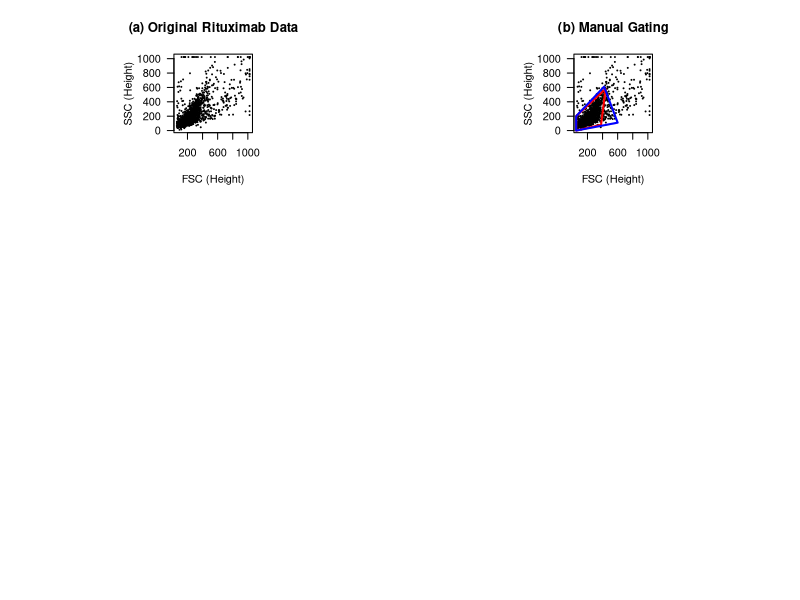

The R script that drew this image: (Note: this script raises an error after producing the figure.)
####----------------------------- Introduction -----------------------------####

  # Load all files in functions directory
  sapply(list.files(path = 'functions', full.names = TRUE), source)
  
  # Load the Rituximab Data
  rit <- read.csv(file = 'data/rituximab/rituximab.csv')

  # Set up the layout matrix for the graphics
  par(pty = "s")
  nf <- layout(matrix(c(1, 3, 5, 2, 4, 6), nrow = 3, ncol = 2))
  
  # Plot 1: Two FCM Variables
  plot(x = rit$FSC.H, y = rit$SSC.H, xlab = "FSC (Height)", las = 1,
       ylab = "SSC (Height)", main = "(a) Original Rituximab Data", cex = 0.2)

  # Plot 2: Subjective Manual Gating
  plot(x = rit$FSC.H, y = rit$SSC.H, xlab = "FSC (Height)", las = 1,
       ylab = "SSC (Height)", main = "(b) Manual Gating", cex = 0.2)
  polygon(x = c(50, 50, 440, 380), y = c(0, 200, 580, 80),
          border = "red", lwd = 2, lty = 1)
  polygon(x = c(50, 50, 420, 600), y = c(0, 200, 610, 110),
          border = "blue", lwd = 2, lty = 1)
  
  # Plot 3: Lo's Approach
  lo.rit <- flowClust(x = rit, varNames = c("FSC.H", "SSC.H"), K = 1)
  plot(lo.rit, data = rit, xlab = "FSC (Height)", 
       ylab = "SSC (Height)", las = 1, 
       main = "(c) Lo et al. (2008) Approach", show.outliers = TRUE,
       pch.outliers = 20, cex = 1.5, cex.outliers = 0.4)

  # Plot 4: Lattice Structure of FCM Data
  plot(x = rit$FSC.H, y = rit$SSC.H, xlab = "FSC (Height)", las = 1,
       ylab = "SSC (Height)", xlim = c(200, 220), ylim = c(170, 190),
       main = "(d) Lattice Structure of FCM Data")
  abline(h = seq(from = 170, by = 1, to = 190), col = "gray", lty = 1)
  abline(v = seq(from = 200, by = 1, to = 220), col = "gray", lty = 1)
  
  # Plot 5: Multi-Resolution Analysis Probability Map
  hier.rit <- gating(rit[, c("FSC.H", "SSC.H")], temp = 4, min.res = 64)
  plot.mrf_gating(hier.rit, main = "(e) Chapter 5: Probability Map",
  				  xlab = "FSC (Height)", ylab = "SSC (Height)", cex = 0)

  # Plot 6: Multi-Resolution Analysis Clusters
  plot(hier.rit$orig, xlim = c(0, 1023), ylim = c(0,1023),
       main = "(f) Chapter 5: Clusters", las = 1,
       xlab = "FSC (Height)", ylab = "SSC (Height)",
       col = ifelse(hier.rit$groups == 0, "grey", "blue"), cex = 0.2)
  